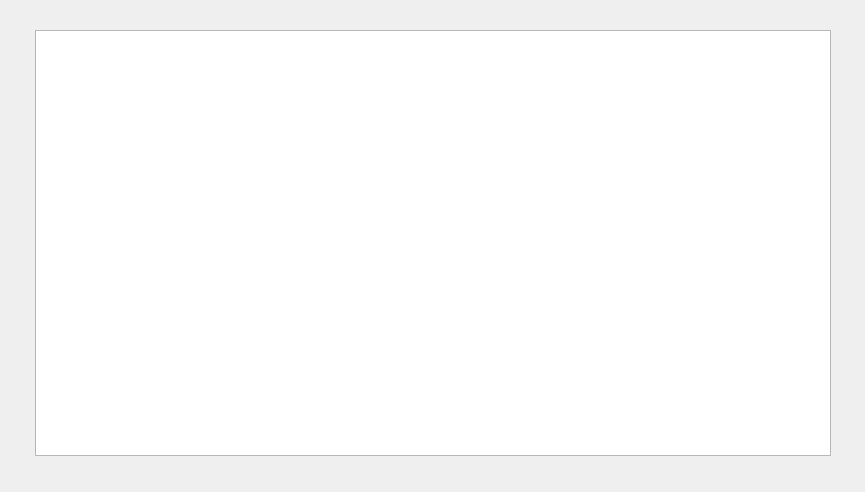
<?xml version="1.0" encoding="UTF-8"?>
<ui version="4.0">
 <class>Form</class>
 <widget class="QWidget" name="Form">
  <property name="geometry">
   <rect>
    <x>0</x>
    <y>0</y>
    <width>865</width>
    <height>492</height>
   </rect>
  </property>
  <property name="windowTitle">
   <string>TimePlot with Multiple Curves</string>
  </property>
  <widget class="PyDMTimePlot" name="multiplePlot">
   <property name="geometry">
    <rect>
     <x>35</x>
     <y>30</y>
     <width>796</width>
     <height>426</height>
    </rect>
   </property>
   <property name="toolTip">
    <string/>
   </property>
   <property name="whatsThis">
    <string/>
   </property>
   <property name="curveColor">
    <color>
     <red>255</red>
     <green>215</green>
     <blue>0</blue>
    </color>
   </property>
   <property name="showLegend">
    <bool>true</bool>
   </property>
   <property name="yChannel">
    <string>ca://EX:FUNC1</string>
   </property>
   <property name="bufferSize">
    <number>300</number>
   </property>
   <property name="timeSpan">
    <double>30.000000000000000</double>
   </property>
  </widget>
 </widget>
 <customwidgets>
  <customwidget>
   <class>PyDMTimePlot</class>
   <extends>QGraphicsView</extends>
   <header>pydm.widgets.timeplot</header>
  </customwidget>
 </customwidgets>
 <resources/>
 <connections/>
</ui>
